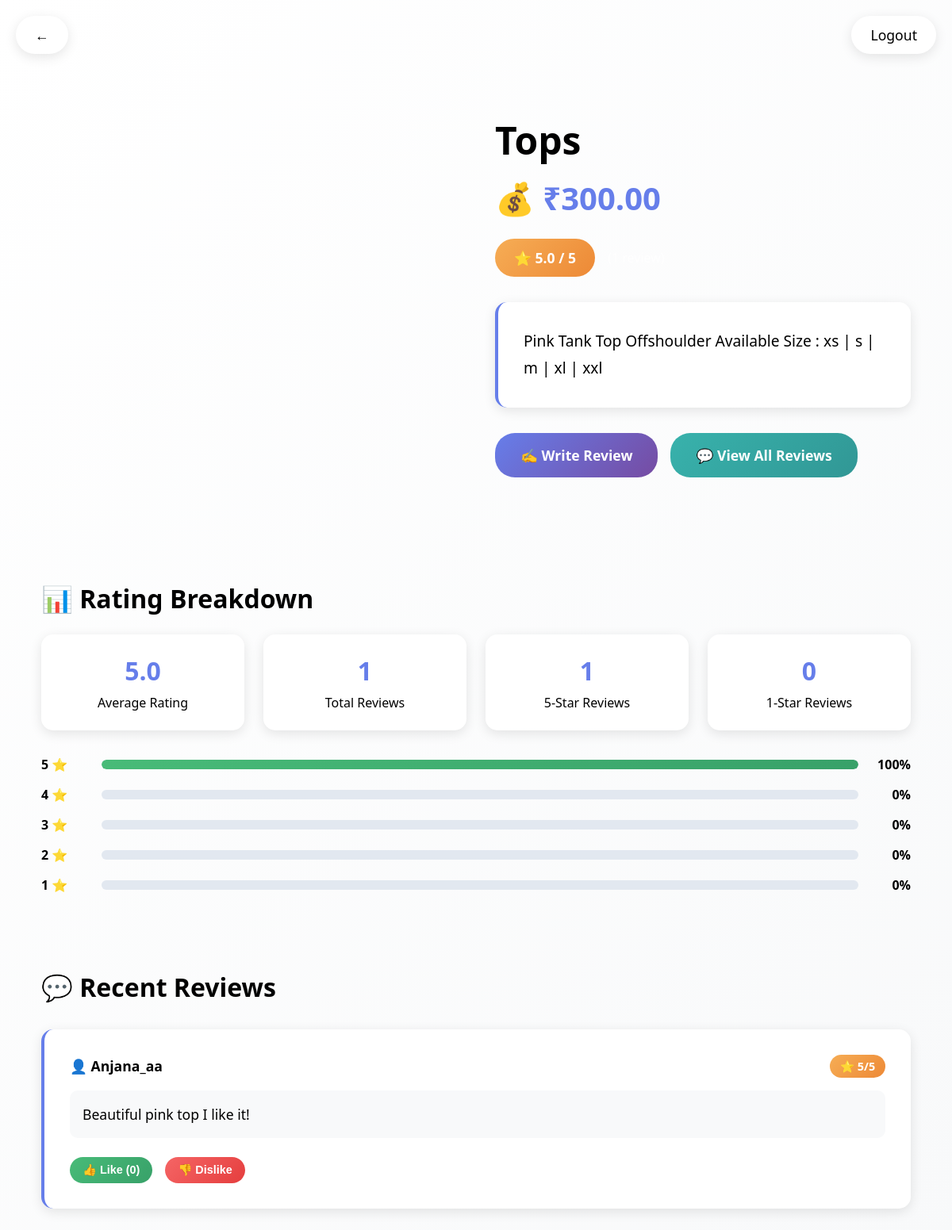
Screenshot of /product/6/ (signed in) with the database file from the repository.
### reviewapp/models.py (models this page shows, shortened)
class Product(models.Model):
    name = models.CharField(max_length=100)
    description = models.TextField()
    price = models.DecimalField(max_digits=10, decimal_places=2)
    image = models.ImageField(upload_to='product_images/')

class Review(models.Model):
    product = models.ForeignKey(Product, related_name='reviews', on_delete=models.CASCADE)
    user = models.ForeignKey(CustomUser, on_delete=models.CASCADE)
    rating = models.IntegerField()
    comment = models.TextField()

class CustomUser(AbstractUser):
    ROLE_CHOICES = (
        ('admin', 'Admin'),
        ('user', 'User'),
    )
    role = models.CharField(max_length=10, choices=ROLE_CHOICES)
    groups = models.ManyToManyField(Group, related_name="customuser_set", blank=True)
    user_permissions = models.ManyToManyField(Permission, related_name="customuser_permissions_set", blank=True)

### reviewapp/views.py (the view)
# urls.py: path('product/<int:product_id>/', product_detail, name='product_detail'),
@login_required
def product_detail(request, product_id):
    product = get_object_or_404(Product, id=product_id)
    reviews = product.reviews.select_related('user').prefetch_related('likes', 'replies')
    avg_rating = reviews.aggregate(avg_rating=Avg('rating'))['avg_rating']
    rating_counts = {}
    for i in range(1, 6):
        rating_counts[i] = reviews.filter(rating=i).count()
    total_reviews = reviews.count()
    rating_percentages = {}
    for rating, count in rating_counts.items():
        rating_percentages[rating] = (count / total_reviews * 100) if total_reviews > 0 else 0
    user_liked_review_ids = set()
    if request.user.is_authenticated:
        user_liked_review_ids = set(
            Like.objects.filter(user=request.user, review__in=reviews).values_list('review_id', flat=True)
        )
    for review in reviews:
        review.liked_by_user = review.id in user_liked_review_ids
    context = {
        'product': product,
        'reviews': reviews,
        'avg_rating': avg_rating,
        'total_reviews': total_reviews,
        'rating_counts': rating_counts,
        'rating_percentages': rating_percentages,
        'rating_5_percentage': rating_percentages.get(5, 0),
        'rating_4_percentage': rating_percentages.get(4, 0),
        'rating_3_percentage': rating_percentages.get(3, 0),
        'rating_2_percentage': rating_percentages.get(2, 0),
        'rating_1_percentage': rating_percentages.get(1, 0),
        'rating_5_count': rating_counts.get(5, 0),
        'rating_4_count': rating_counts.get(4, 0),
        'rating_3_count': rating_counts.get(3, 0),
        'rating_2_count': rating_counts.get(2, 0),
        'rating_1_count': rating_counts.get(1, 0),
    }
    return render(request, 'product_detail.html', context)

### templates/product_detail.html (shortened to what this page needs)
<!DOCTYPE html>
<html>
<head>
</head>
<body>
    <div class="nav-back">
        <a href="{% url 'user_dashboard' %}">
            ←
        </a>
        <a href="{% url 'logout' %}" class="logout-btn">Logout</a>
    </div>
    <div class="container">
        <div class="product-header">
            <div class="product-main">
                <div class="product-info">
                    <h1 class="product-title">{{ product.name }}</h1>
                    <div class="product-price">
                        💰 ₹{{ product.price }}
                    </div>
                    <div class="rating-section">
                        {% if avg_rating %}
                            <div class="rating-display">
                                ⭐ {{ avg_rating|floatformat:1 }} / 5
                            </div>
                            <div class="rating-count">
                            </div>
                        {% else %}
                            <div class="rating-display">
                                ⭐ No ratings yet
                            </div>
                        {% endif %}
                    </div>
                    <div class="product-description">
                        {{ product.description }}
                    </div>
                    <div class="action-buttons">
                        <a href="{% url 'add_review' product.id %}" class="btn btn-primary">
                            ✍️ Write Review
                        </a>
                        <a href="{% url 'view_reviews' product.id %}" class="btn btn-secondary">
                            💬 View All Reviews
                        </a>
                    </div>
                </div>
            </div>
        </div>
        {% if total_reviews > 0 %}
        <div class="rating-breakdown">
            <h2 class="section-title">📊 Rating Breakdown</h2>
            <div class="stats-grid">
                <div class="stat-card">
                    <div class="stat-number">{{ avg_rating|floatformat:1 }}</div>
                    <div class="stat-label">Average Rating</div>
                </div>
                <div class="stat-card">
                    <div class="stat-number">{{ total_reviews }}</div>
                    <div class="stat-label">Total Reviews</div>
                </div>
                <div class="stat-card">
                    <div class="stat-number">{{ rating_5_count }}</div>
                    <div class="stat-label">5-Star Reviews</div>
                </div>
                <div class="stat-card">
                    <div class="stat-number">{{ rating_1_count }}</div>
                    <div class="stat-label">1-Star Reviews</div>
                </div>
            </div>
            <div class="rating-bars">
                <div class="rating-bar">
                    <div class="rating-label">5 ⭐</div>
                    <div class="bar-container">
                        <div class="bar-fill" data-width="{{ rating_5_percentage }}"></div>
                    </div>
                    <div class="rating-percentage">{{ rating_5_percentage|floatformat:0 }}%</div>
                </div>
                <div class="rating-bar">
                    <div class="rating-label">4 ⭐</div>
                    <div class="bar-container">
                    </div>
                    <div class="rating-percentage">{{ rating_4_percentage|floatformat:0 }}%</div>
                </div>
                <div class="rating-bar">
                    <div class="rating-label">3 ⭐</div>
                    <div class="bar-container">
                    </div>
                    <div class="rating-percentage">{{ rating_3_percentage|floatformat:0 }}%</div>
                </div>
                <div class="rating-bar">
                    <div class="rating-label">2 ⭐</div>
                    <div class="bar-container">
                    </div>
                    <div class="rating-percentage">{{ rating_2_percentage|floatformat:0 }}%</div>
                </div>
                <div class="rating-bar">
                    <div class="rating-label">1 ⭐</div>
                    <div class="bar-container">
                    </div>
                    <div class="rating-percentage">{{ rating_1_percentage|floatformat:0 }}%</div>
                </div>
            </div>
        </div>
        <div class="reviews-section">
            <h2 class="section-title">💬 Recent Reviews</h2>
            {% if reviews %}
                <div class="reviews-grid">
                    {% for review in reviews|slice:":5" %}
                    <div class="review-card">
                        <div class="review-header">
                            <div class="reviewer-info">
                                <div class="reviewer-name">👤 {{ review.user.username }}</div>
                            </div>
                            <div class="review-rating">⭐ {{ review.rating }}/5</div>
                        </div>
                        <div class="review-comment">
                            {{ review.comment }}
                        </div>
                        <div class="review-actions">
                            <form method="post" action="{% url 'like_review' review.id %}" style="display:inline;">
                                <button type="submit" class="action-btn like-btn">
                                    👍 Like ({{ review.likes.count }})
                                </button>
                            </form>
                            <form method="post" action="{% url 'dislike_review' review.id %}" style="display:inline;">
                                <button type="submit" class="action-btn dislike-btn">
                                    👎 Dislike
                                </button>
                            </form>
                        </div>
                    </div>
                    {% endfor %}
                </div>
            {% else %}
                <div class="no-reviews">
                    <p>No reviews yet for this product.</p>
                    <p>Be the first to share your thoughts!</p>
                </div>
            {% endif %}
        </div>
        {% endif %}
    </div>
</body>
</html>

### rows the page displays
Product: name "Tops", price "300.00", description "Pink Tank Top Offshoulder Available Size : xs | s | m | xl | xxl"
Review: user.username "Anjana_aa", rating "5", comment "Beautiful pink top I like it!", likes.count "0"

### other values shown
{{ avg_rating|floatformat:1 }} "5.0"
{{ total_reviews }} "1"
{{ rating_5_count }} "1"
{{ rating_1_count }} "0"
{{ rating_5_percentage|floatformat:0 }} "100"
{{ rating_4_percentage|floatformat:0 }} "0"
{{ rating_3_percentage|floatformat:0 }} "0"
{{ rating_2_percentage|floatformat:0 }} "0"
{{ rating_1_percentage|floatformat:0 }} "0"
